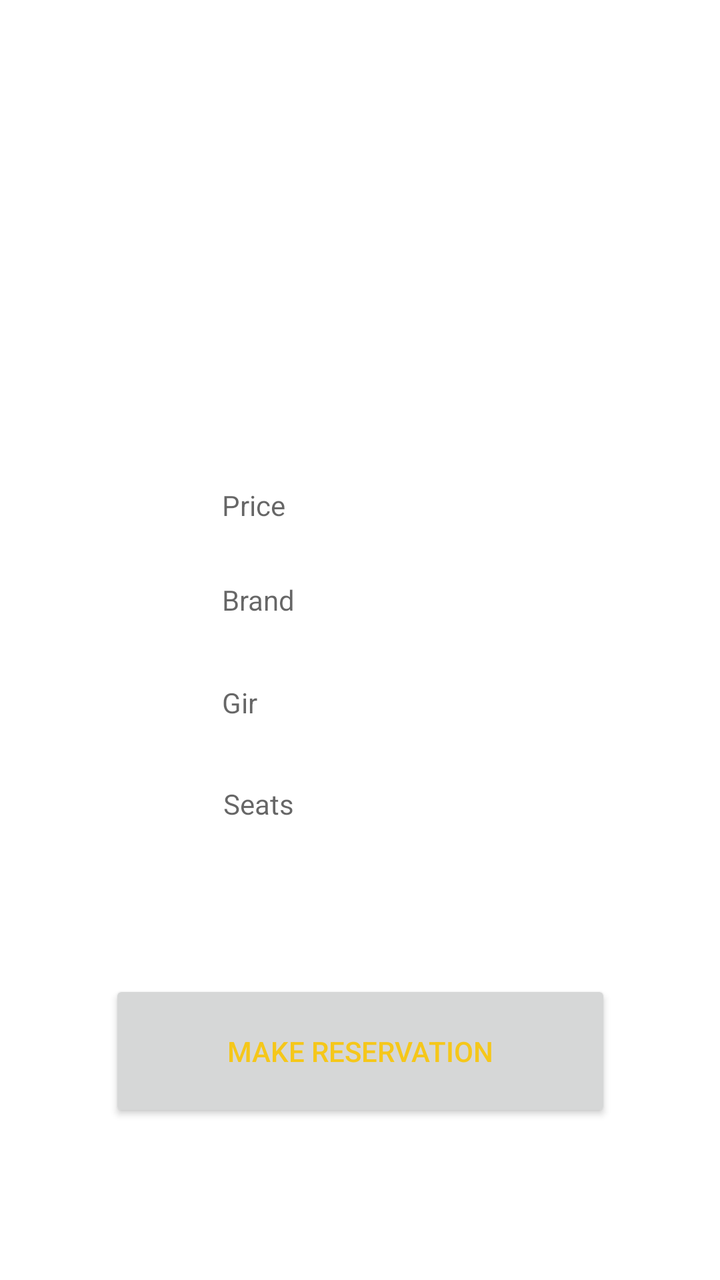
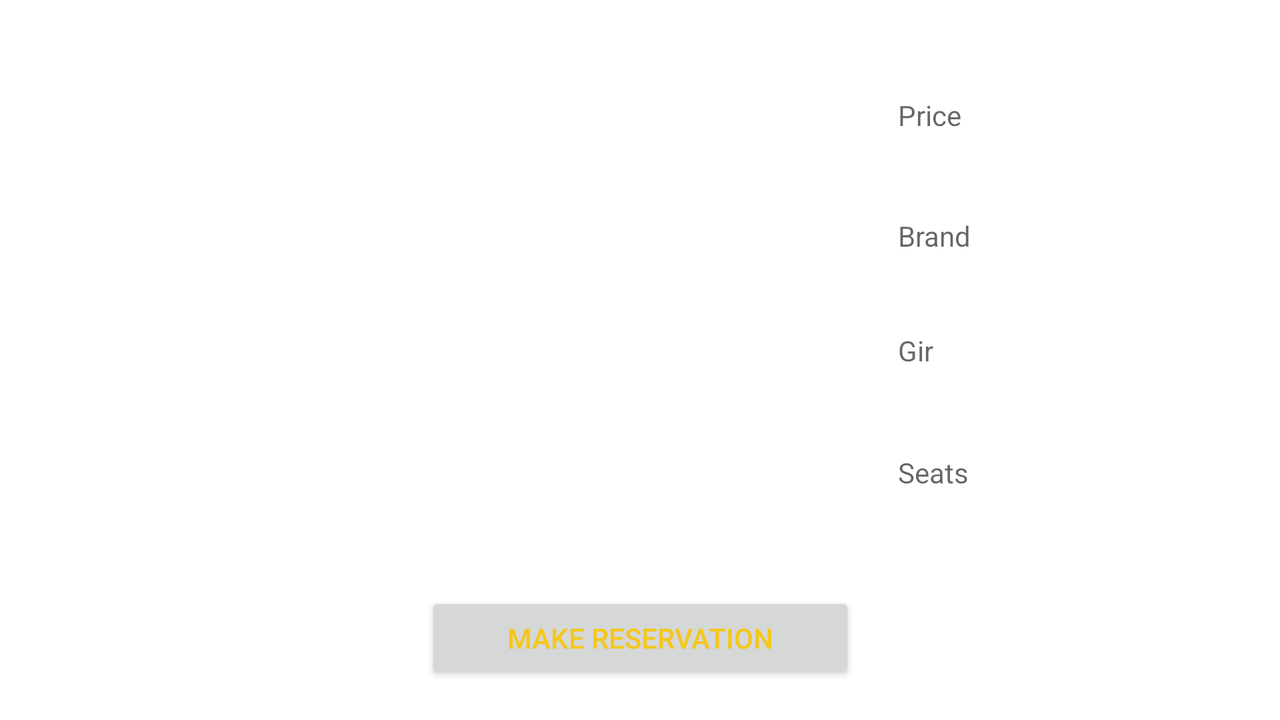

The same Android screen from two of the app's own layout files: first res/layout/ as a phone draws it, then the author's variant for another configuration, drawn on a device whose configuration selects that folder. Both files follow.
<!-- AndroidManifest.xml: application theme Theme.Group11 -->
<!-- res/layout/activity_reservation.xml -->
<?xml version="1.0" encoding="utf-8"?>
<androidx.constraintlayout.widget.ConstraintLayout xmlns:android="http://schemas.android.com/apk/res/android"
    xmlns:app="http://schemas.android.com/apk/res-auto"
    xmlns:tools="http://schemas.android.com/tools"
    android:layout_width="match_parent"
    android:layout_height="match_parent"
    tools:context=".Reservation">

    <ImageView
        android:id="@+id/imgMakeReservation"
        android:layout_width="347dp"
        android:layout_height="169dp"
        android:layout_marginTop="24dp"
        app:layout_constraintEnd_toEndOf="parent"
        app:layout_constraintStart_toStartOf="parent"
        app:layout_constraintTop_toTopOf="parent"
        app:srcCompat="@drawable/ic_launcher_foreground" />

    <Button
        android:id="@+id/btn_reservation"
        android:layout_width="251dp"
        android:layout_height="71dp"
        android:text="Make Reservation"
        android:textColor="@color/Jamal_btnTextColor"
        android:onClick="goToConfirmation"
        app:layout_constraintBottom_toBottomOf="parent"
        app:layout_constraintEnd_toEndOf="parent"
        app:layout_constraintStart_toStartOf="parent"
        app:layout_constraintTop_toTopOf="parent"
        app:layout_constraintVertical_bias="0.861" />

    <TextView
        android:id="@+id/pricMakereservation"
        android:layout_width="125dp"
        android:layout_height="29dp"
        android:hint="Price"
        app:layout_constraintBottom_toTopOf="@+id/brandMakeReservation"
        app:layout_constraintEnd_toEndOf="parent"
        app:layout_constraintHorizontal_bias="0.472"
        app:layout_constraintStart_toStartOf="parent"
        app:layout_constraintTop_toBottomOf="@+id/imgMakeReservation"
        app:layout_constraintVertical_bias="0.733" />

    <TextView
        android:id="@+id/brandMakeReservation"
        android:layout_width="125dp"
        android:layout_height="29dp"
        android:hint="Brand"
        app:layout_constraintBottom_toBottomOf="parent"
        app:layout_constraintEnd_toEndOf="parent"
        app:layout_constraintHorizontal_bias="0.472"
        app:layout_constraintStart_toStartOf="parent"
        app:layout_constraintTop_toTopOf="parent"
        app:layout_constraintVertical_bias="0.475" />

    <TextView
        android:id="@+id/girMakeReservation"
        android:layout_width="125dp"
        android:layout_height="29dp"

        android:hint="Gir"
        app:layout_constraintBottom_toBottomOf="parent"
        app:layout_constraintEnd_toEndOf="parent"
        app:layout_constraintHorizontal_bias="0.473"
        app:layout_constraintStart_toStartOf="parent"
        app:layout_constraintTop_toTopOf="parent"
        app:layout_constraintVertical_bias="0.559" />

    <TextView
        android:id="@+id/seatMakeReservation"
        android:layout_width="125dp"
        android:layout_height="29dp"

        android:hint="Seats"
        app:layout_constraintBottom_toBottomOf="parent"
        app:layout_constraintEnd_toEndOf="parent"
        app:layout_constraintHorizontal_bias="0.475"
        app:layout_constraintStart_toStartOf="parent"
        app:layout_constraintTop_toTopOf="parent"
        app:layout_constraintVertical_bias="0.642" />

</androidx.constraintlayout.widget.ConstraintLayout>
<!-- resources referenced by this layout -->
<resources>
  <color name="Jamal_btnTextColor">#f5c71a</color>
  <style name="Theme.Group11" parent="Theme.MaterialComponents.DayNight.DarkActionBar">
          
          <item name="colorPrimary">@color/Jamal_800_Primary</item>
          <item name="colorPrimaryVariant">@color/Jamal_800_Primary</item>
          <item name="colorOnPrimary">@color/Jamal_800_Primary</item>
          
          <item name="colorSecondary">@color/Jamal_700_Primary</item>
          <item name="colorSecondaryVariant">@color/Jamal_800_Primary</item>
          <item name="colorOnSecondary">@color/black</item>
          
          <item name="android:statusBarColor" tools:targetApi="l">?attr/colorPrimaryVariant</item>
          
      </style>
  <color name="Jamal_800_Primary">#4e4e57</color>
  <color name="Jamal_700_Primary">#2e2e38</color>
  <color name="black">#FF000000</color>
</resources>
<!-- res/layout-land/activity_reservation.xml (the author's variant of the layout above) -->
<!-- drawn on the phone turned sideways -->
<?xml version="1.0" encoding="utf-8"?>
<androidx.constraintlayout.widget.ConstraintLayout xmlns:android="http://schemas.android.com/apk/res/android"
    xmlns:app="http://schemas.android.com/apk/res-auto"
    xmlns:tools="http://schemas.android.com/tools"
    android:layout_width="match_parent"
    android:layout_height="match_parent"
    tools:context=".Reservation">

    <ImageView
        android:id="@+id/imgMakeReservation"
        android:layout_width="347dp"
        android:layout_height="169dp"
        android:layout_marginTop="56dp"
        app:layout_constraintEnd_toEndOf="parent"
        app:layout_constraintHorizontal_bias="0.244"
        app:layout_constraintStart_toStartOf="parent"
        app:layout_constraintTop_toTopOf="parent"
        app:srcCompat="@drawable/ic_launcher_foreground" />

    <Button
        android:id="@+id/btn_reservation"
        android:layout_width="215dp"
        android:layout_height="46dp"
        android:onClick="goToConfirmation"
        android:text="Make Reservation"
        android:textColor="@color/Jamal_btnTextColor"
        app:layout_constraintBottom_toBottomOf="parent"
        app:layout_constraintEnd_toEndOf="parent"
        app:layout_constraintStart_toStartOf="parent"
        app:layout_constraintTop_toTopOf="parent"
        app:layout_constraintVertical_bias="0.943" />

    <TextView
        android:id="@+id/pricMakereservation"
        android:layout_width="125dp"
        android:layout_height="29dp"
        android:hint="Price"
        app:layout_constraintBottom_toBottomOf="parent"
        app:layout_constraintEnd_toEndOf="parent"
        app:layout_constraintHorizontal_bias="0.872"
        app:layout_constraintStart_toStartOf="parent"
        app:layout_constraintTop_toTopOf="parent"
        app:layout_constraintVertical_bias="0.145" />

    <TextView
        android:id="@+id/brandMakeReservation"
        android:layout_width="125dp"
        android:layout_height="29dp"
        android:hint="Brand"
        app:layout_constraintBottom_toBottomOf="parent"
        app:layout_constraintEnd_toEndOf="parent"
        app:layout_constraintHorizontal_bias="0.872"
        app:layout_constraintStart_toStartOf="parent"
        app:layout_constraintTop_toTopOf="parent"
        app:layout_constraintVertical_bias="0.327" />

    <TextView
        android:id="@+id/girMakeReservation"
        android:layout_width="125dp"
        android:layout_height="29dp"

        android:hint="Gir"
        app:layout_constraintBottom_toBottomOf="parent"
        app:layout_constraintEnd_toEndOf="parent"
        app:layout_constraintHorizontal_bias="0.872"
        app:layout_constraintStart_toStartOf="parent"
        app:layout_constraintTop_toTopOf="parent" />

    <TextView
        android:id="@+id/seatMakeReservation"
        android:layout_width="125dp"
        android:layout_height="29dp"

        android:hint="Seats"
        app:layout_constraintBottom_toBottomOf="parent"
        app:layout_constraintEnd_toEndOf="parent"
        app:layout_constraintHorizontal_bias="0.872"
        app:layout_constraintStart_toStartOf="parent"
        app:layout_constraintTop_toTopOf="parent"
        app:layout_constraintVertical_bias="0.685" />

</androidx.constraintlayout.widget.ConstraintLayout>
